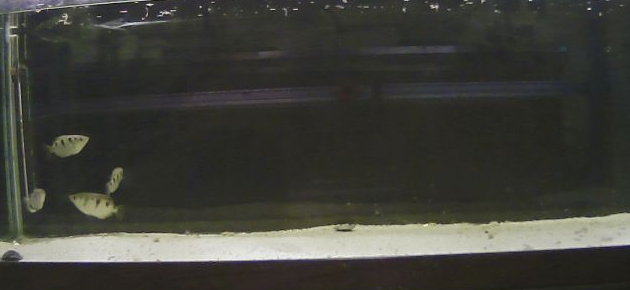
#> input picture actualframe.png, 630 x 290 px
$ python sweep_one_frame_3_hist_comparison.py
#> lines starting #> are read from the running program, lines starting #| are printed output that depends on the picture; after the words box and inside, x2 and y2 are one past the last pixel; in counts of white or black regions, pixels touching at a corner belong together
import matplotlib
from matplotlib import pyplot as plt
import numpy as np
import argparse
import cv2


def histogram_intersection(hist_1, hist_2):
    minima = np.minimum(hist_1, hist_2)
    intersection = np.true_divide(np.sum(minima), np.sum(hist_2))
    return intersection

realframe = cv2.imread('actualframe.png')
#> realframe is the input picture: shape (290, 630, 3); mean B, G, R 57.6, 63.9, 63.4
fish1     = cv2.imread('fesh1.png')
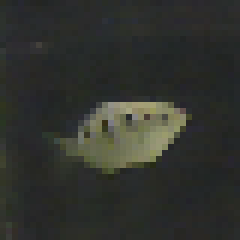
#> input picture fesh1.png, 40 x 40 px (shown 6 times larger)
#> fish1 is the input picture: shape (40, 40, 3); mean B, G, R 45.2, 50.2, 48.3
fish2     = cv2.imread('fesh2.png')
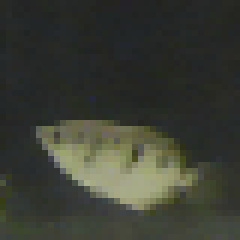
#> input picture fesh2.png, 40 x 40 px (shown 6 times larger)
#> fish2 is the input picture: shape (40, 40, 3); mean B, G, R 51.5, 60.7, 57.9
fish3     = cv2.imread('fesh3.png')
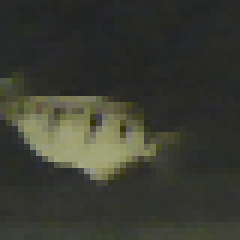
#> input picture fesh3.png, 40 x 40 px (shown 6 times larger)
#> fish3 is the input picture: shape (40, 40, 3); mean B, G, R 49.7, 59, 57

fchan1 = cv2.split(fish1)
fchan2 = cv2.split(fish2)
fchan3 = cv2.split(fish3)
colors = ('b', 'g', 'r')

height, width, channels = realframe.shape
#> height = 290; width = 630; channels = 3

# Histogram #1
for (chan, color) in zip(fchan1, colors):
    gt_hist1, gt_bins1 = np.histogram(chan, bins = 100, range = [0, 256])
#> this loop made 3 passes
#> color on passes 1 to 3: 'b', 'g', 'r'

# Histogram #2
for (chan, color) in zip(fchan2, colors):
    gt_hist2, gt_bins2 = np.histogram(chan, bins = 100, range = [0, 256])

# Histogram #3
for (chan, color) in zip(fchan3, colors):
    gt_hist3, gt_bins3 = np.histogram(chan, bins = 100, range = [0, 256])

for y in range(0, height-40, 5):
    for x in range(0, width-40, 5):
        testimg   = realframe[y:y+40, x:x+40, :]
        testchans = cv2.split(testimg)

        for (chan, color) in zip(testchans, colors):
            test_hist, test_bins = np.histogram(chan, bins = 100, range = [0, 256])

        intersection1 = histogram_intersection(gt_hist1, test_hist)
        intersection2 = histogram_intersection(gt_hist2, test_hist)
        intersection3 = histogram_intersection(gt_hist3, test_hist)

        if ((intersection1 >= 0.75 and intersection2 >= 0.75) or (intersection1 >= 0.75 and intersection3 >= 0.75) or (intersection2 >= 0.75 and intersection3 >= 0.75)):
            print("Fish found at: "+str(x)+"  ,  "+str(y))
            cv2.rectangle(realframe,(x,y),(x+40, y+40), (0,255,0),3)
#> this loop made 50 passes
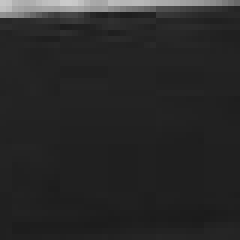
#> chan: shape (40, 40) (shown 6 times larger); min 27, max 203, mean 39.9
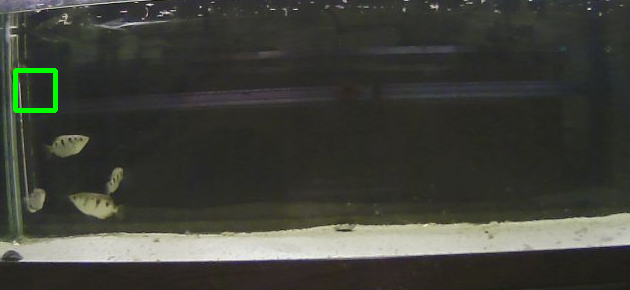
#> realframe: shape (290, 630, 3); 0.43% of pixels changed, all inside (x1, y1, x2, y2) = (13, 68, 58, 113)

cv2.imshow("Frame", realframe)
cv2.waitKey(0)
